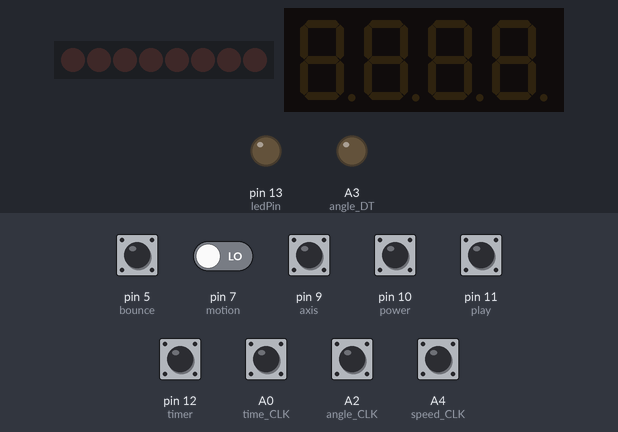
Simulated run of this sketch. Board: Arduino Uno, built with avr-gcc and run on an emulated ATmega328P. On the bench: 8 shift-register outputs drawn as a row of LEDs (first output left, lit = HIGH), 4-digit seven-segment display, output pins drawn as LEDs (lit = HIGH). Wiring (inferred from the names in the program): shift register (74HC595): data pin 8; shift clock pin 6; latch pin 4. Wiring (inferred from the signals the program sends): row of LEDs: on Q0, Q1, Q2, Q3, Q4, Q5, Q6, Q7. The inputs (shaded band) are chosen by the test bench; at power-on: A0 (time_CLK), A2 (angle_CLK), A4 (speed_CLK), pin 5 (bounce), pin 9 (axis), pin 10 (power), pin 11 (play), pin 12 (timer) HIGH, pin 7 (motion) LOW. Pins used as bus, display or sensor lines are not drawn.

Above: at 3.2 s.
3.3 s: pin 10 (power) pulled LOW for 0.15 s
At 6.1 s:
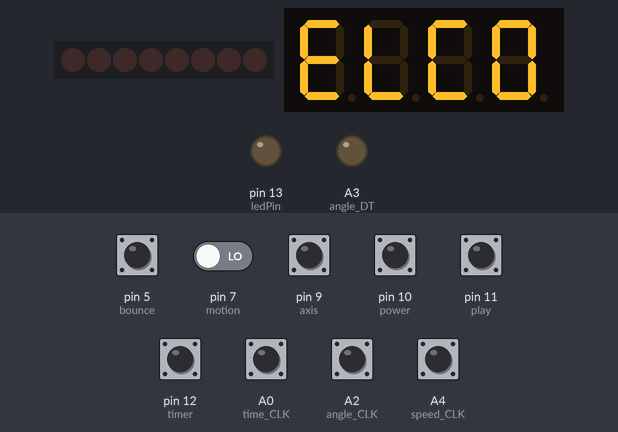
At 7.4 s:
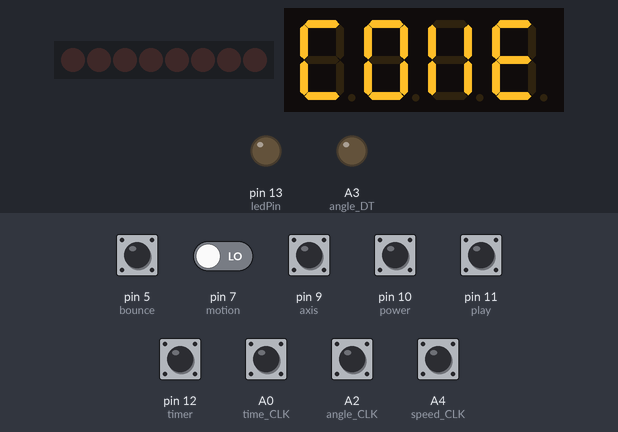
9.4 s: pin 10 (power) pulled LOW for 1 s
At 11.5 s:
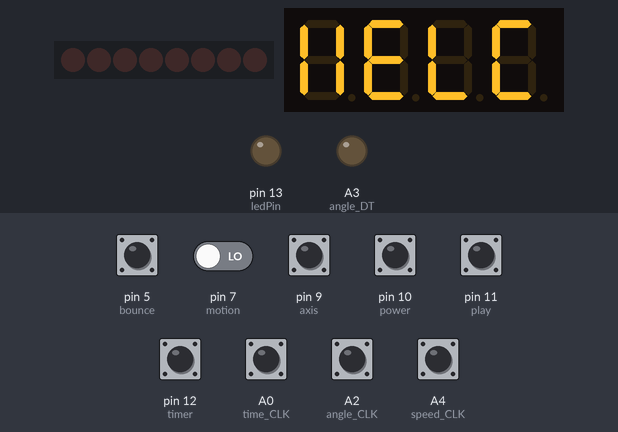
Timing chart, 0 to 15.6 s (numbered marks = the images above; inputs shaded):
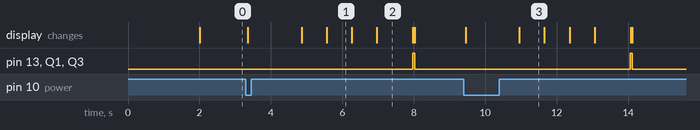

Measured:
- after the input at 3.3 s, pin 13 (ledPin): LOW → HIGH after 4.7 s, → LOW 0.06 s later; Q1, Q3: LOW → HIGH after 4.7 s, → LOW 0.05 s later; the display: first changes after 0.06 s (image 1 shows a later state)
- after the input at 9.4 s, pin 13 (ledPin): LOW → HIGH after 4.7 s, → LOW 0.06 s later; Q1, Q3: LOW → HIGH after 4.7 s, → LOW 0.05 s later; the display: first changes after 0.06 s (image 3 shows a later state)
- what the display in image 1 shows lasts 0.7 s, from 5.6 s to 6.3 s
- what the display in image 2 shows lasts 1.0 s, from 7.0 s to 8.0 s

The sketch:

Control_Panel.ino
```cpp
// Import necessary libraries for 7-segment display
#include <Wire.h>
#include <Adafruit_GFX.h>
#include <ezButton.h>
#include "Adafruit_LEDBackpack.h"
#include <SoftwareSerial.h>

#define rxPin 0
#define txPin 1

SoftwareSerial mySerial = SoftwareSerial(rxPin, txPin);

Adafruit_AlphaNum4 alpha4 = Adafruit_AlphaNum4();

//Assign pins
ezButton power(10);  // Power
ezButton play(11);  // Play/Pause
ezButton bounce(5); // Bounce Toggle
ezButton motion(7);   // Baby/Auto Mode
ezButton axis(9);  // Toggle 3 axis choices
ezButton timer(12); // Timer press in
//Assign Pin numbers
#define speed_DT A5
#define speed_CLK A4
#define angle_DT A3
#define angle_CLK A2
#define time_DT A1
#define time_CLK A0
#define register_RCLK 4
#define register_SRCLK 6
#define register_SER 17
#define ledPin 13
#define latchPin 4
#define clockPin 6
#define dataPin 8

// Initializing variables
boolean powerInd = 1;
long durationDisplayTime = 0;
long darkTime = 0;
int timer_state = 0;  //Crono = 1, stopwatch = 0
int outputAngleValue = 1;
int outputSpeedValue = 1;
boolean powerState = 0;
boolean startState = 0;
int axisState = 0; //0 for combined, 1 for roll, 2 for pitch
boolean motionState = 0; //0 for auto mode, 1 for baby mode
int duration = 900;
boolean speedRotaryState = 0;
boolean angleRotaryState = 0;
boolean timeRotaryState = 0;
int bounceState = 0; //0 for off, 1 for on
int timerDir = -1; //-1 for count down, 1 for count up
long timerReset = 0;
long targetTime = 0;
long displayLetterTime = 0;

uint16_t number[] = {0x0C3F,0x0406,0x00DB,0x008F,0x00E6,
                   /* 0      1      2       3       4*/
                     0x00ED,0x00FD,0x01401,0x00FF,0x00EF};
                   /* 5      6      7      8         9 */

                   /* A/0    B/1    C/2    D/3    E/4    F/5    G/6 */
uint16_t letter[] = {0x00F7,0x128F,0x0039,0x120F,0x00F9,0x00F1,0x00BD,
                   /* H/7    I/8    J/9    K/10  L/11   M/12   N/13 */
                     0x00F6,0x1209,0x001E,0x2470,0x0038,0x0536,0x2136,
                   /* O/14  P/15   Q/16   R/17   S/18   T/19   U/20 */
                     0x003F,0x00F3,0x203F,0x20F3,0x018D,0x1201,0x003E,
                   /* V/21  W/22   X/23   Y/24   Z/25 */
                     0x0C30,0x2836,0x2D00,0x1500,0x0C09};

int rotary(int CLK, int DT, boolean lastStateCLK){
boolean currentStateCLK = digitalRead(CLK);

  if (currentStateCLK != lastStateCLK  && currentStateCLK == 1){
    if (digitalRead(DT) != currentStateCLK) {
      return 1;
    } else {
      // Encoder is rotating CW so increment
      return -1;
    }
    }else{
      return 0;
    }
}

byte smallLed(int speedValue, int angleValue, int axis){
  int ledRegister = 0;
  bitSet(ledRegister, 4);
  if (speedValue > 3){
    bitSet(ledRegister, 3);
  }
  if (speedValue > 6){
    bitSet(ledRegister, 2);
  }
  if (angleValue > 3){
    bitSet(ledRegister, 0);
  }
  if (angleValue > 6){
    bitSet(ledRegister, 1);
  }
  switch (axis){
    case 1:
    bitSet(ledRegister, 5);
    break;
    case 2:
    bitSet(ledRegister, 7);
    break;
    default:
    bitSet(ledRegister, 6);
    break;
  }
  return ledRegister;
}

void ledDisplay(int duration){
  if (duration > 5999){
    return;
  }
  int durationMin = duration / 60;
  int durationSec = duration - 60 * durationMin;
  int durationMin1 = durationMin / 10;
  durationMin = durationMin - durationMin1 * 10;
  int durationSec1 = durationSec /10;
  durationSec = durationSec - durationSec1 * 10;
  alpha4.writeDigitRaw(0, number[durationMin1]);
  alpha4.writeDigitRaw(1, number[durationMin]);
  alpha4.writeDigitRaw(2, number[durationSec1]);
  alpha4.writeDigitRaw(3, number[durationSec]);
  alpha4.writeDisplay();
}

void letterDisplay(int angleDir, int speedDir, int angleValue, int speedValue){
  if (angleDir != 0){
    alpha4.writeDigitRaw(0, letter[0]);
    alpha4.writeDigitRaw(1, letter[13]);
    alpha4.writeDigitRaw(2, 0x0000);
    alpha4.writeDigitRaw(3, number[angleValue]);
    alpha4.writeDisplay();
  }
  if (speedDir != 0){
    alpha4.writeDigitRaw(0, letter[18]);
    alpha4.writeDigitRaw(1, letter[15]);
    alpha4.writeDigitRaw(2, 0x0000);
    alpha4.writeDigitRaw(3, number[speedValue]);
    alpha4.writeDisplay();
  }
  mySerial.write(30 + speedValue);
  mySerial.write(20 + angleValue);
}

void welcome(){
    alpha4.writeDigitRaw(1, letter[1]);
    alpha4.writeDigitRaw(2, letter[1]);
    alpha4.writeDisplay();
    delay(1500);
    alpha4.writeDigitRaw(0, letter[22]);
    alpha4.writeDigitRaw(1, letter[4]);
    alpha4.writeDigitRaw(2, letter[11]);
    alpha4.writeDigitRaw(3, letter[2]);
    alpha4.writeDisplay();
    delay(700);
    alpha4.writeDigitRaw(0, letter[4]);
    alpha4.writeDigitRaw(1, letter[11]);
    alpha4.writeDigitRaw(2, letter[2]);
    alpha4.writeDigitRaw(3, letter[14]);
    alpha4.writeDisplay();
    delay(700);
    alpha4.writeDigitRaw(0, letter[11]);
    alpha4.writeDigitRaw(1, letter[2]);
    alpha4.writeDigitRaw(2, letter[14]);
    alpha4.writeDigitRaw(3, letter[12]);
    alpha4.writeDisplay();
    delay(700);
    alpha4.writeDigitRaw(0, letter[2]);
    alpha4.writeDigitRaw(1, letter[14]);
    alpha4.writeDigitRaw(2, letter[12]);
    alpha4.writeDigitRaw(3, letter[4]);
    alpha4.writeDisplay();
    delay(1000);
}

int AngSpdBoundaryCheck(int num){
  if (num == 0){
    return 1;
  }
  if (num == 10){
    return 9;
  }
  return num;
}

long durationBoundaryCheck(long duration){
  if (duration < 0){
    return 0;
  }
  if (duration > 5999){
    return 5999;
  }
  return duration;
}

void emptyLed(){
  alpha4.clear();
  alpha4.writeDisplay();
}

// Setup function
void setup() {
  mySerial.begin(9600);
  delay(2000);
  alpha4.begin(0x70);
  power.setDebounceTime(50); // set debounce time to 50 milliseconds
  play.setDebounceTime(50);
  bounce.setDebounceTime(50);
  motion.setDebounceTime(50);
  axis.setDebounceTime(50);
  timer.setDebounceTime(50);
  pinMode(angle_DT, INPUT);
  pinMode(angle_CLK, INPUT);
  pinMode(speed_DT, INPUT);
  pinMode(speed_CLK, INPUT);
  pinMode(time_DT, INPUT);
  pinMode(time_CLK, INPUT);
  pinMode(register_RCLK, OUTPUT);
  pinMode(register_SRCLK, OUTPUT);
  pinMode(register_SER, OUTPUT);
  pinMode(ledPin, OUTPUT);
  pinMode(latchPin, OUTPUT);
  pinMode(dataPin, OUTPUT);
  pinMode(clockPin, OUTPUT);
}

boolean lastStateAngleCLK = digitalRead(angle_CLK);
boolean lastStateSpeedCLK = digitalRead(speed_CLK);
boolean lastStateTimeCLK = digitalRead(time_CLK);

// Loop function
void loop() {
  power.loop(); // MUST call the loop() function first
  play.loop();
  bounce.loop();
  motion.loop();
  axis.loop();
  timer.loop();
  byte ledRegister = 0;

  powerState = !(power.getState());                       //Check power state

  if (powerInd && powerState){
    welcome();
    mySerial.write(31);
    mySerial.write(21);
    mySerial.write(10);
    powerInd = !powerInd;
  }

  if (powerState){
    ledRegister = smallLed(outputSpeedValue, outputAngleValue, axisState);
    digitalWrite(latchPin, LOW);                          //Use shift register to light up small LEDs
    shiftOut(dataPin, clockPin, LSBFIRST, ledRegister);
    digitalWrite(latchPin, HIGH);
    digitalWrite(ledPin, HIGH);
    if (play.isReleased()){                               //Check pause state
      if (startState){
        mySerial.write(51);
      }else{
        mySerial.write(52);
      }
      startState = !startState;
    }
    if (!startState){
      if (motion.isPressed() || motion.isReleased()){
        motionState = motion.getState();                    //Check for button pushing
        mySerial.write(40 + motionState);
      }
      if (bounce.isReleased() || bounce.isPressed()){
        mySerial.write(53);
      }
      if (axis.isReleased()){
        if (axisState < 2){
          axisState++;
        }else{
          axisState = 0;
        }
        mySerial.write(10 + axisState);
      }
      int angleDir = rotary(angle_CLK, angle_DT, lastStateAngleCLK); //Check rotary encoder inputs
      int speedDir = rotary(speed_CLK, speed_DT, lastStateSpeedCLK);
      int timeDir = rotary(time_CLK, time_DT, lastStateTimeCLK);
      lastStateAngleCLK = digitalRead(angle_CLK);
      lastStateSpeedCLK = digitalRead(speed_CLK);
      lastStateTimeCLK = digitalRead(time_CLK);
      outputAngleValue = outputAngleValue + angleDir;     //Change the output values
      outputSpeedValue = outputSpeedValue + speedDir;
      if (timeDir != 0){
        duration = (duration / 60 + timeDir) * 60;
      }
      outputAngleValue = AngSpdBoundaryCheck(outputAngleValue);
      outputSpeedValue = AngSpdBoundaryCheck(outputSpeedValue);
      duration = durationBoundaryCheck(duration);
      if (angleDir != 0 || speedDir != 0){                //Display changes
        displayLetterTime = millis() + 3000;
        letterDisplay(angleDir, speedDir, outputAngleValue, outputSpeedValue);
      }
      if (displayLetterTime < millis()){                  //Display time if no recent change in angle and speed
        if (durationDisplayTime > millis()){
          ledDisplay(duration);
        }else{
          emptyLed();
          darkTime = millis() - durationDisplayTime;
          if (darkTime > 200){
            durationDisplayTime = millis() + 1000;
          }
        }
      }
      if (timer.isReleased()){                            //Flip timer direction once timer knob is pushed
        if (timerDir == -1){
          timerDir = 1;
          duration = 0;
        }else{
          timerDir = -1;
        }
      }
      if (!(timer.getState())){        //Reset timer to 0 when hold for 2.5s
        timerReset = millis() + 2500;
      }else if (!(timer.getState()) && timerReset < millis()){
        duration = 0;
      }
    }else{                                                //When started, time flows
      if (targetTime < millis()){
        targetTime = millis() + 1000;
        duration = duration + timerDir;
        ledDisplay(duration);
      }
    }
  }else{
    mySerial.write(50);
    powerInd = 1;
    alpha4.clear();
    alpha4.writeDisplay();
    targetTime = 0;
    outputSpeedValue = 1;
    outputAngleValue = 1;
    startState = 0;
    duration = 900;
    digitalWrite(ledPin, LOW);
    ledRegister = 0;
    digitalWrite(latchPin, LOW);
    shiftOut(dataPin, clockPin, LSBFIRST, ledRegister);
    digitalWrite(latchPin, HIGH);
  }
  if (timerDir == -1 && duration < 0){
    mySerial.write(53);
    startState = 0;
    duration = 900;
  }else if (timerDir == 1 && duration >= 5998){
    startState = 0;
    mySerial.write(53);
  }
}
```
